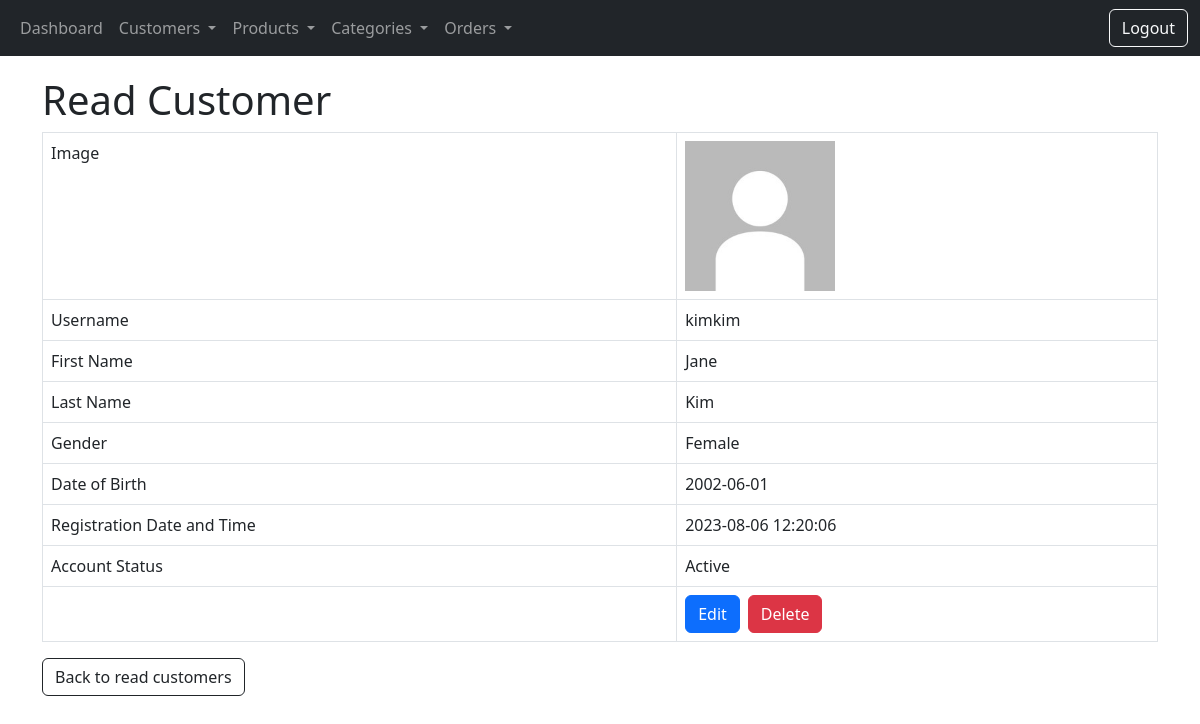
Screenshot of /customer_read_one.php?username=kimkim (signed in) with the database file from the repository.
### tables this page shows
CREATE TABLE IF NOT EXISTS `customers` (
  `username` varchar(30) NOT NULL,
  `email` varchar(30) NOT NULL,
  `password` varchar(255) NOT NULL,
  `first_name` varchar(50) NOT NULL,
  `last_name` varchar(50) NOT NULL,
  `gender` enum('Male','Female') NOT NULL,
  `date_of_birth` date NOT NULL,
  `registration_date_and_time` datetime NOT NULL,
  `account_status` enum('Active','Inactive','Pending') NOT NULL,
  `image` varchar(255) DEFAULT NULL,
  PRIMARY KEY (`username`),
  UNIQUE KEY `email` (`email`)
);

### customer_read_one.php (the view, shortened to what this page needs)
<!DOCTYPE HTML>
<html>
<head>
    <link href="https://cdn.jsdelivr.net/npm/bootstrap@5.3.0/dist/css/bootstrap.min.css" rel="stylesheet">
</head>
<body>
    <?php
    include 'navigation.php';
    ?>
    <div class="container">
        <div class="page-header">
            <h1>Read Customer</h1>
        </div>
        <?php
        $username_check = isset($_GET['username']) ? $_GET['username'] : die('ERROR: Record username not found.');
        include 'config/database.php';
        try {
            $query = "SELECT image, username, first_name, last_name, gender, date_of_birth, registration_date_and_time, account_status FROM customers WHERE username = ?";
            $stmt = $con->prepare($query);
            $stmt->bindParam(1, $username_check);
            $stmt->execute();
            $row = $stmt->fetch(PDO::FETCH_ASSOC);
            $image = $row['image'];
            $username = $row['username'];
            $first_name = $row['first_name'];
            $last_name = $row['last_name'];
            $gender = $row['gender'];
            $date_of_birth = $row['date_of_birth'];
            $registration_date_and_time = $row['registration_date_and_time'];
            $account_status = $row['account_status'];
        }
        catch (PDOException $exception) {
            die('ERROR: ' . $exception->getMessage());
        }
        ?>
        <table class='table table-hover table-responsive table-bordered'>
            <tr'>
                <td>Image</td>
                <td>
                    <?php
                    echo $image == '' ? "<img src = 'image/image_customer.jpg' width = '150' height = '150'>" : "<img src = ' $image ' width = '150' height = '150'>";
                    ?>
                </td>
                <tr>
                    <td>Username</td>
                    <td><?php echo htmlspecialchars($username, ENT_QUOTES);  ?></td>
                </tr>
                <tr>
                    <td>First Name</td>
                    <td><?php echo htmlspecialchars($first_name, ENT_QUOTES);  ?></td>
                </tr>
                <tr>
                    <td>Last Name</td>
                    <td><?php echo htmlspecialchars($last_name, ENT_QUOTES);  ?></td>
                </tr>
                <tr>
                    <td>Gender</td>
                    <td><?php echo htmlspecialchars($gender, ENT_QUOTES);  ?></td>
                </tr>
                <tr>
                    <td>Date of Birth</td>
                    <td><?php echo htmlspecialchars($date_of_birth, ENT_QUOTES);  ?></td>
                </tr>
                <tr>
                    <td>Registration Date and Time</td>
                    <td><?php echo htmlspecialchars($registration_date_and_time, ENT_QUOTES);  ?></td>
                </tr>
                <tr>
                    <td>Account Status</td>
                    <td><?php echo htmlspecialchars($account_status, ENT_QUOTES);  ?></td>
                </tr>
                <tr>
                    <td></td>
                    <td>
                        <?php
                        echo "<a href='customer_update.php?username=$username' class='btn btn-primary' style='margin-right: 0.5em;'>Edit</a>";
                        echo "<a href='#' onclick=\"delete_user('{$username}');\" class='btn btn-danger'>Delete</a>";
                        ?>
                    </td>
                </tr>
        </table>
        <a href='customer_read.php' class='btn btn-outline-dark'>Back to read customers</a>
    </div>
</body>
</html>

### rows the page displays
customers: username "kimkim", first_name "Jane", last_name "Kim", gender "Female", date_of_birth "2002-06-01", registration_date_and_time "2023-08-06 12:20:06", account_status "Active"
